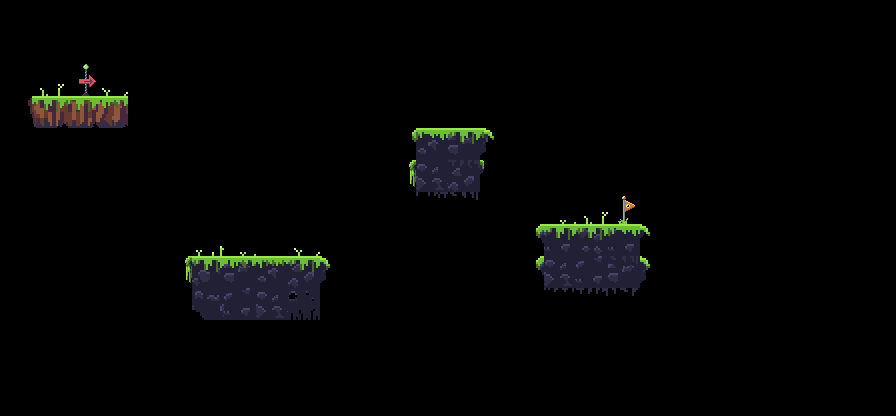

A level layout from a 2D game, rendered from its tile map. Below: a short description, then the map file with its tile-grid data intact:
An orthogonal 28x13 tile map with 32x32 px tiles, 5 tile layers (env_base, env_accent, env_accent_background, player, ...) and 6 objects (spawn, Trigger, finish, Loot, coin3, ...).

<map version="1.2" tiledversion="1.3.2" orientation="orthogonal" renderorder="left-down" compressionlevel="0" width="28" height="13" tilewidth="32" tileheight="32" infinite="0" nextlayerid="12" nextobjectid="16">
 <editorsettings>
  <export target="map.lua" format="lua" />
 </editorsettings>
 <tileset firstgid="1" source="environment_base.tsx" />
 <layer id="1" name="env_base" width="28" height="13">
  <data encoding="csv">
0,0,0,0,0,0,0,0,0,0,0,0,0,0,0,0,0,0,0,0,0,0,0,0,0,0,0,0,
0,0,0,0,0,0,0,0,0,0,0,0,0,0,0,0,0,0,0,0,0,0,0,0,0,0,0,0,
0,0,0,0,0,0,0,0,0,0,0,0,0,0,0,0,0,0,0,0,0,0,0,0,0,0,0,0,
17,18,22,21,0,0,0,0,0,0,0,0,0,0,0,0,0,0,0,0,0,0,0,0,0,0,0,0,
0,0,0,0,0,0,0,0,0,0,0,0,0,30,31,32,0,0,0,0,0,0,0,0,0,0,0,0,
0,0,0,0,0,0,0,0,0,0,0,0,25,35,28,40,0,0,0,0,0,0,0,0,0,0,0,0,
0,0,0,0,0,0,0,0,0,0,0,0,0,50,55,0,0,0,0,0,0,0,0,0,0,0,0,0,
0,0,0,0,0,0,0,0,0,0,0,0,0,0,0,0,33,36,26,36,40,0,0,0,0,0,0,0,
0,0,0,0,0,25,27,31,30,28,32,0,0,0,0,0,33,35,36,31,32,0,0,0,0,0,0,0,
0,0,0,0,0,0,34,36,35,37,0,0,0,0,0,0,0,53,52,54,0,0,0,0,0,0,0,0,
0,0,0,0,0,0,0,0,0,0,0,0,0,0,0,0,0,0,0,0,0,0,0,0,0,0,0,0,
0,0,0,0,0,0,0,0,0,0,0,0,0,0,0,0,0,0,0,0,0,0,0,0,0,0,0,0,
0,0,0,0,0,0,0,0,0,0,0,0,0,0,0,0,0,0,0,0,0,0,0,0,0,0,0,0
</data>
 </layer>
 <layer id="2" name="env_accent" width="28" height="13">
  <data encoding="csv">
0,0,0,0,0,0,0,0,0,0,0,0,0,0,0,0,0,0,0,0,0,0,0,0,0,0,0,0,
0,0,0,0,0,0,0,0,0,0,0,0,0,0,0,0,0,0,0,0,0,0,0,0,0,0,0,0,
0,0,0,0,0,0,0,0,0,0,0,0,0,0,0,0,0,0,0,0,0,0,0,0,0,0,0,0,
0,10,14,11,0,0,0,0,0,0,0,0,0,0,0,0,0,0,0,0,0,0,0,0,0,0,0,0,
0,0,0,0,0,0,0,0,0,0,0,0,9,12,14,16,0,0,0,0,0,0,0,0,0,0,0,0,
0,0,0,0,0,0,0,0,0,0,0,0,63,0,0,64,0,0,0,0,0,0,0,0,0,0,0,0,
0,0,0,0,0,0,0,0,0,0,0,0,0,0,0,0,0,0,0,0,0,0,0,0,0,0,0,0,
0,0,0,0,0,0,0,0,0,0,0,0,0,0,0,0,1,10,14,12,8,0,0,0,0,0,0,0,
0,0,0,0,0,63,14,11,13,14,8,0,0,0,0,0,1,0,0,0,8,0,0,0,0,0,0,0,
0,0,0,0,0,0,0,0,0,0,0,0,0,0,0,0,0,0,0,0,0,0,0,0,0,0,0,0,
0,0,0,0,0,0,0,0,0,0,0,0,0,0,0,0,0,0,0,0,0,0,0,0,0,0,0,0,
0,0,0,0,0,0,0,0,0,0,0,0,0,0,0,0,0,0,0,0,0,0,0,0,0,0,0,0,
0,0,0,0,0,0,0,0,0,0,0,0,0,0,0,0,0,0,0,0,0,0,0,0,0,0,0,0
</data>
 </layer>
 <layer id="5" name="env_accent_background" width="28" height="13">
  <data encoding="csv">
0,0,0,0,0,0,0,0,0,0,0,0,0,0,0,0,0,0,0,0,0,0,0,0,0,0,0,0,
0,0,0,0,0,0,0,0,0,0,0,0,0,0,0,0,0,0,0,0,0,0,0,0,0,0,0,0,
0,0,61,0,0,0,0,0,0,0,0,0,0,0,0,0,0,0,0,0,0,0,0,0,0,0,0,0,
0,0,0,0,0,0,0,0,0,0,0,0,0,0,0,0,0,0,0,0,0,0,0,0,0,0,0,0,
0,0,0,0,0,0,0,0,0,0,0,0,0,0,0,0,0,0,0,0,0,0,0,0,0,0,0,0,
0,0,0,0,0,0,0,0,0,0,0,0,0,0,0,0,0,0,0,0,0,0,0,0,0,0,0,0,
0,0,0,0,0,0,0,0,0,0,0,0,0,0,0,0,0,7,4,62,0,0,0,0,0,0,0,0,
0,0,0,0,0,0,0,0,0,0,0,0,0,0,0,0,0,0,0,0,0,0,0,0,0,0,0,0,
0,0,0,0,0,0,0,0,0,0,0,0,0,0,0,0,0,0,0,0,0,0,0,0,0,0,0,0,
0,0,0,0,0,0,0,0,0,0,0,0,0,0,0,0,0,0,0,0,0,0,0,0,0,0,0,0,
0,0,0,0,0,0,0,0,0,0,0,0,0,0,0,0,0,0,0,0,0,0,0,0,0,0,0,0,
0,0,0,0,0,0,0,0,0,0,0,0,0,0,0,0,0,0,0,0,0,0,0,0,0,0,0,0,
0,0,0,0,0,0,0,0,0,0,0,0,0,0,0,0,0,0,0,0,0,0,0,0,0,0,0,0
</data>
 </layer>
 <layer id="10" name="player" width="28" height="13">
  <data encoding="csv">
0,0,0,0,0,0,0,0,0,0,0,0,0,0,0,0,0,0,0,0,0,0,0,0,0,0,0,0,
0,0,0,0,0,0,0,0,0,0,0,0,0,0,0,0,0,0,0,0,0,0,0,0,0,0,0,0,
0,0,0,0,0,0,0,0,0,0,0,0,0,0,0,0,0,0,0,0,0,0,0,0,0,0,0,0,
0,0,0,0,0,0,0,0,0,0,0,0,0,0,0,0,0,0,0,0,0,0,0,0,0,0,0,0,
0,0,0,0,0,0,0,0,0,0,0,0,0,0,0,0,0,0,0,0,0,0,0,0,0,0,0,0,
0,0,0,0,0,0,0,0,0,0,0,0,0,0,0,0,0,0,0,0,0,0,0,0,0,0,0,0,
0,0,0,0,0,0,0,0,0,0,0,0,0,0,0,0,0,0,0,0,0,0,0,0,0,0,0,0,
0,0,0,0,0,0,0,0,0,0,0,0,0,0,0,0,0,0,0,0,0,0,0,0,0,0,0,0,
0,0,0,0,0,0,0,0,0,0,0,0,0,0,0,0,0,0,0,0,0,0,0,0,0,0,0,0,
0,0,0,0,0,0,0,0,0,0,0,0,0,0,0,0,0,0,0,0,0,0,0,0,0,0,0,0,
0,0,0,0,0,0,0,0,0,0,0,0,0,0,0,0,0,0,0,0,0,0,0,0,0,0,0,0,
0,0,0,0,0,0,0,0,0,0,0,0,0,0,0,0,0,0,0,0,0,0,0,0,0,0,0,0,
0,0,0,0,0,0,0,0,0,0,0,0,0,0,0,0,0,0,0,0,0,0,0,0,0,0,0,0
</data>
 </layer>
 <layer id="11" name="env_accent_foreground" width="28" height="13">
  <data encoding="csv">
0,0,0,0,0,0,0,0,0,0,0,0,0,0,0,0,0,0,0,0,0,0,0,0,0,0,0,0,
0,0,0,0,0,0,0,0,0,0,0,0,0,0,0,0,0,0,0,0,0,0,0,0,0,0,0,0,
0,4,0,5,0,0,0,0,0,0,0,0,0,0,0,0,0,0,0,0,0,0,0,0,0,0,0,0,
0,0,0,0,0,0,0,0,0,0,0,0,0,0,0,0,0,0,0,0,0,0,0,0,0,0,0,0,
0,0,0,0,0,0,0,0,0,0,0,0,0,0,0,0,0,0,0,0,0,0,0,0,0,0,0,0,
0,0,0,0,0,0,0,0,0,0,0,0,0,0,0,0,0,0,0,0,0,0,0,0,0,0,0,0,
0,0,0,0,0,0,0,0,0,0,0,0,0,0,0,0,0,0,0,0,0,0,0,0,0,0,0,0,
0,0,0,0,0,0,2,7,0,5,0,0,0,0,0,0,0,0,0,0,0,0,0,0,0,0,0,0,
0,0,0,0,0,0,0,0,0,0,0,0,0,0,0,0,0,0,0,0,0,0,0,0,0,0,0,0,
0,0,0,0,0,0,0,0,0,0,0,0,0,0,0,0,0,0,0,0,0,0,0,0,0,0,0,0,
0,0,0,0,0,0,0,0,0,0,0,0,0,0,0,0,0,0,0,0,0,0,0,0,0,0,0,0,
0,0,0,0,0,0,0,0,0,0,0,0,0,0,0,0,0,0,0,0,0,0,0,0,0,0,0,0,
0,0,0,0,0,0,0,0,0,0,0,0,0,0,0,0,0,0,0,0,0,0,0,0,0,0,0,0
</data>
 </layer>
 <objectgroup id="6" name="zones">
  <object id="1" name="player_spawn" type="spawn" x="32" y="32" width="32" height="32" />
  <object id="2" name="coin_trigger" type="Trigger" x="416" y="96" width="32" height="32">
   <properties>
    <property name="show" value="coin1@pickups, coin2@pickups" />
   </properties>
  </object>
  <object id="3" name="player_win" type="finish" x="608" y="192" width="32" height="32">
   <properties>
    <property name="show" value="flag1" />
   </properties>
  </object>
 </objectgroup>
 <objectgroup id="7" name="pickups">
  <object id="5" name="coin1" type="Loot" gid="60" x="451" y="128" width="32" height="32">
   <properties>
    <property name="hidden" type="bool" value="true" />
    <property name="value" type="int" value="1" />
   </properties>
  </object>
  <object id="13" template="coin_template.tx" name="coin3" x="571" y="151" />
  <object id="14" template="coin_template.tx" name="coin2" x="516" y="69" />
 </objectgroup>
</map>